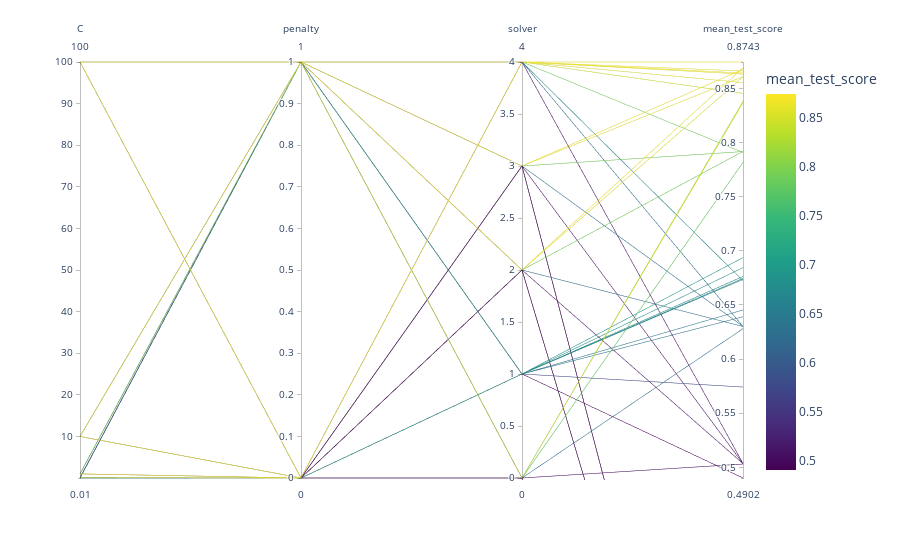

Notebook code for this chart:
### Code cell
best_lr = grid_search(LogisticRegression(), X, y, hyperparams = params_lr, scoring=f1_score, scale=MinMaxScaler())
best_lr

### Figure 1 — Plotly figure (JSON) as saved in the notebook; plotly's stock layout.template omitted (floating-point values rounded to 4 significant figures)
{"data": [{"dimensions": [{"label": "C", "values": [0.01, 0.01, 0.01, 0.01, 0.01, 0.01, 0.01, 0.01, 0.01, 0.01, 0.1, 0.1, 0.1, 0.1, 0.1, 0.1, 0.1, 0.1, 0.1, 0.1, 1, 1, 1, 1, 1, 1, 1, 1, 1, 1, 10, 10, 10, 10, 10, 10, 10, 10, 10, 10, 100, 100, 100, 100, 100, 100, 100, 100, 100, 100]}, {"label": "penalty", "values": [0, 0, 0, 0, 0, 1, 1, 1, 1, 1, 0, 0, 0, 0, 0, 1, 1, 1, 1, 1, 0, 0, 0, 0, 0, 1, 1, 1, 1, 1, 0, 0, 0, 0, 0, 1, 1, 1, 1, 1, 0, 0, 0, 0, 0, 1, 1, 1, 1, 1]}, {"label": "solver", "values": [2, 0, 1, 3, 4, 2, 0, 1, 3, 4, 2, 0, 1, 3, 4, 2, 0, 1, 3, 4, 2, 0, 1, 3, 4, 2, 0, 1, 3, 4, 2, 0, 1, 3, 4, 2, 0, 1, 3, 4, 2, 0, 1, 3, 4, 2, 0, 1, 3, 4]}, {"label": "mean_test_score", "values": [null, null, 0.6391, null, 0.6724, 0.5035, 0.5031, 0.4902, 0.5035, 0.5035, null, null, 0.6937, null, 0.8453, 0.6301, 0.6281, 0.5742, 0.6302, 0.6301, null, null, 0.6844, null, 0.8743, 0.7917, 0.7816, 0.6453, 0.7916, 0.7908, null, null, 0.6763, null, 0.866, 0.8606, 0.8368, 0.6736, 0.8608, 0.8553, null, null, 0.6736, null, 0.8641, 0.869, 0.838, 0.6745, 0.8676, 0.8631]}], "domain": {"x": [0, 1], "y": [0, 1]}, "line": {"color": [null, null, 0.6391, null, 0.6724, 0.5035, 0.5031, 0.4902, 0.5035, 0.5035, null, null, 0.6937, null, 0.8453, 0.6301, 0.6281, 0.5742, 0.6302, 0.6301, null, null, 0.6844, null, 0.8743, 0.7917, 0.7816, 0.6453, 0.7916, 0.7908, null, null, 0.6763, null, 0.866, 0.8606, 0.8368, 0.6736, 0.8608, 0.8553, null, null, 0.6736, null, 0.8641, 0.869, 0.838, 0.6745, 0.8676, 0.8631], "coloraxis": "coloraxis"}, "name": "", "type": "parcoords"}], "layout": {"coloraxis": {"colorbar": {"title": {"text": "mean_test_score"}}, "colorscale": [[0, "#440154"], [0.1111, "#482878"], [0.2222, "#3e4989"], [0.3333, "#31688e"], [0.4444, "#26828e"], [0.5556, "#1f9e89"], [0.6667, "#35b779"], [0.7778, "#6ece58"], [0.8889, "#b5de2b"], [1, "#fde725"]]}, "legend": {"tracegroupgap": 0}, "margin": {"t": 60}}}
